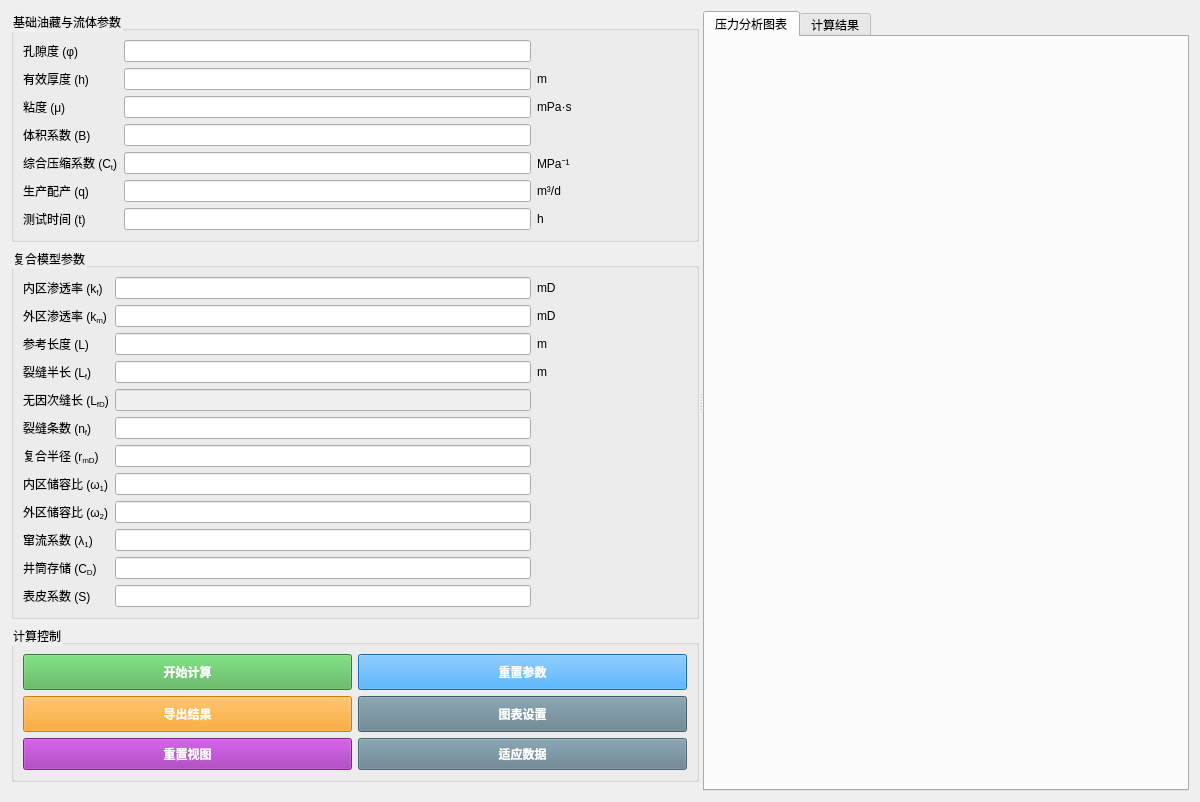
<?xml version="1.0" encoding="UTF-8"?>
<ui version="4.0">
 <class>ModelWidget1</class>
 <widget class="QWidget" name="ModelWidget1">
  <property name="geometry">
   <rect>
    <x>0</x>
    <y>0</y>
    <width>1200</width>
    <height>802</height>
   </rect>
  </property>
  <property name="windowTitle">
   <string>复合页岩油藏试井解释模型</string>
  </property>
  <property name="styleSheet">
   <string>QWidget { color: black; font-family: Arial; } QLineEdit { padding: 2px; }</string>
  </property>
  <layout class="QVBoxLayout" name="mainLayout">
   <item>
    <widget class="QSplitter" name="mainSplitter">
     <property name="orientation">
      <enum>Qt::Orientation::Horizontal</enum>
     </property>
     <widget class="QWidget" name="leftPanel">
      <property name="minimumSize">
       <size>
        <width>450</width>
        <height>0</height>
       </size>
      </property>
      <layout class="QVBoxLayout" name="leftLayout">
       <item>
        <widget class="QGroupBox" name="basicParamGroup">
         <property name="title">
          <string>基础油藏与流体参数</string>
         </property>
         <layout class="QGridLayout" name="basicParamLayout">
          <item row="0" column="0"><widget class="QLabel" name="l_phi"><property name="text"><string>&lt;html&gt;孔隙度 (φ)&lt;/html&gt;</string></property></widget></item>
          <item row="0" column="1"><widget class="QLineEdit" name="phiEdit"><property name="toolTip"><string>输入数值，支持科学计数法。如需敏感性分析，请输入多个值用英文逗号隔开，例如: 0.05, 0.1</string></property></widget></item>
          <item row="0" column="2"><widget class="QLabel" name="u_phi"><property name="minimumSize"><size><width>150</width><height>0</height></size></property><property name="text"><string></string></property></widget></item>

          <item row="1" column="0"><widget class="QLabel" name="l_h"><property name="text"><string>&lt;html&gt;有效厚度 (h)&lt;/html&gt;</string></property></widget></item>
          <item row="1" column="1"><widget class="QLineEdit" name="hEdit"></widget></item>
          <item row="1" column="2"><widget class="QLabel" name="u_h"><property name="minimumSize"><size><width>150</width><height>0</height></size></property><property name="text"><string>m</string></property></widget></item>

          <item row="2" column="0"><widget class="QLabel" name="l_mu"><property name="text"><string>&lt;html&gt;粘度 (μ)&lt;/html&gt;</string></property></widget></item>
          <item row="2" column="1"><widget class="QLineEdit" name="muEdit"></widget></item>
          <item row="2" column="2"><widget class="QLabel" name="u_mu"><property name="minimumSize"><size><width>150</width><height>0</height></size></property><property name="text"><string>mPa·s</string></property></widget></item>

          <item row="3" column="0"><widget class="QLabel" name="l_B"><property name="text"><string>&lt;html&gt;体积系数 (B)&lt;/html&gt;</string></property></widget></item>
          <item row="3" column="1"><widget class="QLineEdit" name="BEdit"></widget></item>
          <item row="3" column="2"><widget class="QLabel" name="u_B"><property name="minimumSize"><size><width>150</width><height>0</height></size></property><property name="text"><string></string></property></widget></item>

          <item row="4" column="0"><widget class="QLabel" name="l_Ct"><property name="text"><string>&lt;html&gt;综合压缩系数 (C&lt;sub&gt;t&lt;/sub&gt;)&lt;/html&gt;</string></property></widget></item>
          <item row="4" column="1"><widget class="QLineEdit" name="CtEdit"></widget></item>
          <item row="4" column="2"><widget class="QLabel" name="u_Ct"><property name="minimumSize"><size><width>150</width><height>0</height></size></property><property name="text"><string>MPa⁻¹</string></property></widget></item>

          <item row="5" column="0"><widget class="QLabel" name="l_q"><property name="text"><string>&lt;html&gt;生产配产 (q)&lt;/html&gt;</string></property></widget></item>
          <item row="5" column="1"><widget class="QLineEdit" name="qEdit"></widget></item>
          <item row="5" column="2"><widget class="QLabel" name="u_q"><property name="minimumSize"><size><width>150</width><height>0</height></size></property><property name="text"><string>m³/d</string></property></widget></item>

          <item row="6" column="0"><widget class="QLabel" name="l_t"><property name="text"><string>&lt;html&gt;测试时间 (t)&lt;/html&gt;</string></property></widget></item>
          <item row="6" column="1"><widget class="QLineEdit" name="tEdit"></widget></item>
          <item row="6" column="2"><widget class="QLabel" name="u_t"><property name="minimumSize"><size><width>150</width><height>0</height></size></property><property name="text"><string>h</string></property></widget></item>
         </layout>
        </widget>
       </item>

       <item>
        <widget class="QGroupBox" name="parameterGroup">
         <property name="title">
          <string>复合模型参数</string>
         </property>
         <layout class="QGridLayout" name="paramLayout">
          <item row="0" column="0"><widget class="QLabel" name="l_kf"><property name="text"><string>&lt;html&gt;内区渗透率 (k&lt;sub&gt;f&lt;/sub&gt;)&lt;/html&gt;</string></property></widget></item>
          <item row="0" column="1"><widget class="QLineEdit" name="kfEdit"></widget></item>
          <item row="0" column="2"><widget class="QLabel" name="u_kf"><property name="minimumSize"><size><width>150</width><height>0</height></size></property><property name="text"><string>mD</string></property></widget></item>

          <item row="1" column="0"><widget class="QLabel" name="l_km"><property name="text"><string>&lt;html&gt;外区渗透率 (k&lt;sub&gt;m&lt;/sub&gt;)&lt;/html&gt;</string></property></widget></item>
          <item row="1" column="1"><widget class="QLineEdit" name="kmEdit"></widget></item>
          <item row="1" column="2"><widget class="QLabel" name="u_km"><property name="minimumSize"><size><width>150</width><height>0</height></size></property><property name="text"><string>mD</string></property></widget></item>

          <item row="2" column="0"><widget class="QLabel" name="l_L"><property name="text"><string>&lt;html&gt;参考长度 (L)&lt;/html&gt;</string></property></widget></item>
          <item row="2" column="1"><widget class="QLineEdit" name="LEdit"></widget></item>
          <item row="2" column="2"><widget class="QLabel" name="u_L"><property name="minimumSize"><size><width>150</width><height>0</height></size></property><property name="text"><string>m</string></property></widget></item>

          <item row="3" column="0"><widget class="QLabel" name="l_Lf"><property name="text"><string>&lt;html&gt;裂缝半长 (L&lt;sub&gt;f&lt;/sub&gt;)&lt;/html&gt;</string></property></widget></item>
          <item row="3" column="1"><widget class="QLineEdit" name="LfEdit"></widget></item>
          <item row="3" column="2"><widget class="QLabel" name="u_Lf"><property name="minimumSize"><size><width>150</width><height>0</height></size></property><property name="text"><string>m</string></property></widget></item>

          <item row="4" column="0"><widget class="QLabel" name="l_LfD"><property name="text"><string>&lt;html&gt;无因次缝长 (L&lt;sub&gt;fD&lt;/sub&gt;)&lt;/html&gt;</string></property></widget></item>
          <item row="4" column="1"><widget class="QLineEdit" name="LfDEdit">
           <property name="readOnly"><bool>true</bool></property>
           <property name="styleSheet"><string>background-color: #f0f0f0;</string></property>
          </widget></item>
          <item row="4" column="2"><widget class="QLabel" name="u_LfD"><property name="minimumSize"><size><width>150</width><height>0</height></size></property><property name="text"><string></string></property></widget></item>

          <item row="5" column="0"><widget class="QLabel" name="l_nf"><property name="text"><string>&lt;html&gt;裂缝条数 (n&lt;sub&gt;f&lt;/sub&gt;)&lt;/html&gt;</string></property></widget></item>
          <item row="5" column="1"><widget class="QLineEdit" name="nfEdit"></widget></item>
          <item row="5" column="2"><widget class="QLabel" name="u_nf"><property name="minimumSize"><size><width>150</width><height>0</height></size></property><property name="text"><string></string></property></widget></item>

          <item row="6" column="0"><widget class="QLabel" name="l_rmD"><property name="text"><string>&lt;html&gt;复合半径 (r&lt;sub&gt;mD&lt;/sub&gt;)&lt;/html&gt;</string></property></widget></item>
          <item row="6" column="1"><widget class="QLineEdit" name="rmDEdit"></widget></item>
          <item row="6" column="2"><widget class="QLabel" name="u_rmD"><property name="minimumSize"><size><width>150</width><height>0</height></size></property><property name="text"><string></string></property></widget></item>

          <item row="7" column="0"><widget class="QLabel" name="l_omga1"><property name="text"><string>&lt;html&gt;内区储容比 (ω&lt;sub&gt;1&lt;/sub&gt;)&lt;/html&gt;</string></property></widget></item>
          <item row="7" column="1"><widget class="QLineEdit" name="omga1Edit"></widget></item>
          <item row="7" column="2"><widget class="QLabel" name="u_omga1"><property name="minimumSize"><size><width>150</width><height>0</height></size></property><property name="text"><string></string></property></widget></item>

          <item row="8" column="0"><widget class="QLabel" name="l_omga2"><property name="text"><string>&lt;html&gt;外区储容比 (ω&lt;sub&gt;2&lt;/sub&gt;)&lt;/html&gt;</string></property></widget></item>
          <item row="8" column="1"><widget class="QLineEdit" name="omga2Edit"></widget></item>
          <item row="8" column="2"><widget class="QLabel" name="u_omga2"><property name="minimumSize"><size><width>150</width><height>0</height></size></property><property name="text"><string></string></property></widget></item>

          <item row="9" column="0"><widget class="QLabel" name="l_remda1"><property name="text"><string>&lt;html&gt;窜流系数 (λ&lt;sub&gt;1&lt;/sub&gt;)&lt;/html&gt;</string></property></widget></item>
          <item row="9" column="1"><widget class="QLineEdit" name="remda1Edit"></widget></item>
          <item row="9" column="2"><widget class="QLabel" name="u_remda1"><property name="minimumSize"><size><width>150</width><height>0</height></size></property><property name="text"><string></string></property></widget></item>

          <item row="10" column="0"><widget class="QLabel" name="label_cd"><property name="text"><string>&lt;html&gt;井筒存储 (C&lt;sub&gt;D&lt;/sub&gt;)&lt;/html&gt;</string></property></widget></item>
          <item row="10" column="1"><widget class="QLineEdit" name="cDEdit"></widget></item>
          <item row="10" column="2"><widget class="QLabel" name="u_cd"><property name="minimumSize"><size><width>150</width><height>0</height></size></property><property name="text"><string></string></property></widget></item>

          <item row="11" column="0"><widget class="QLabel" name="label_s"><property name="text"><string>&lt;html&gt;表皮系数 (S)&lt;/html&gt;</string></property></widget></item>
          <item row="11" column="1"><widget class="QLineEdit" name="sEdit"></widget></item>
          <item row="11" column="2"><widget class="QLabel" name="u_s"><property name="minimumSize"><size><width>150</width><height>0</height></size></property><property name="text"><string></string></property></widget></item>
         </layout>
        </widget>
       </item>

       <item>
        <widget class="QGroupBox" name="controlGroup">
         <property name="title"><string>计算控制</string></property>
         <layout class="QVBoxLayout" name="controlLayout">
          <item><layout class="QHBoxLayout" name="buttonLayout1">
            <item><widget class="QPushButton" name="calculateButton"><property name="text"><string>开始计算</string></property><property name="styleSheet"><string>QPushButton { background-color: #4CAF50; color: white; font-weight: bold; padding: 8px; }</string></property></widget></item>
            <item><widget class="QPushButton" name="resetButton"><property name="text"><string>重置参数</string></property><property name="styleSheet"><string>QPushButton { background-color: #2196F3; color: white; font-weight: bold; padding: 8px; }</string></property></widget></item>
          </layout></item>
          <item><layout class="QHBoxLayout" name="buttonLayout2">
            <item><widget class="QPushButton" name="exportButton"><property name="enabled"><bool>false</bool></property><property name="text"><string>导出结果</string></property><property name="styleSheet"><string>QPushButton { background-color: #FF9800; color: white; font-weight: bold; padding: 8px; }</string></property></widget></item>
            <item><widget class="QPushButton" name="chartSettingsButton"><property name="text"><string>图表设置</string></property><property name="styleSheet"><string>QPushButton { background-color: #607D8B; color: white; font-weight: bold; padding: 8px; }</string></property></widget></item>
          </layout></item>
          <item><layout class="QHBoxLayout" name="viewLayout">
            <item><widget class="QPushButton" name="resetViewButton"><property name="enabled"><bool>false</bool></property><property name="text"><string>重置视图</string></property><property name="styleSheet"><string>QPushButton { background-color: #9C27B0; color: white; font-weight: bold; padding: 6px; }</string></property></widget></item>
            <item><widget class="QPushButton" name="fitToDataButton"><property name="enabled"><bool>false</bool></property><property name="text"><string>适应数据</string></property><property name="styleSheet"><string>QPushButton { background-color: #607D8B; color: white; font-weight: bold; padding: 6px; }</string></property></widget></item>
          </layout></item>
         </layout>
        </widget>
       </item>
       <item><spacer name="verticalSpacer"><property name="orientation"><enum>Qt::Orientation::Vertical</enum></property><property name="sizeHint" stdset="0"><size><width>20</width><height>40</height></size></property></spacer></item>
      </layout>
     </widget>
     <widget class="QTabWidget" name="tabWidget">
      <property name="currentIndex"><number>0</number></property>
      <widget class="QWidget" name="chartTab">
       <attribute name="title"><string>压力分析图表</string></attribute>
       <layout class="QVBoxLayout" name="chartTabLayout">
        <property name="leftMargin"><number>0</number></property>
        <property name="topMargin"><number>0</number></property>
        <property name="rightMargin"><number>0</number></property>
        <property name="bottomMargin"><number>0</number></property>
        <item><widget class="QWidget" name="chartContainer" native="true"/></item>
       </layout>
      </widget>
      <widget class="QWidget" name="resultTab"><attribute name="title"><string>计算结果</string></attribute>
        <layout class="QVBoxLayout" name="resultLayout">
        <item><widget class="QTextEdit" name="resultTextEdit"><property name="readOnly"><bool>true</bool></property></widget></item>
       </layout>
      </widget>
     </widget>
    </widget>
   </item>
  </layout>
 </widget>
 <resources/>
 <connections/>
</ui>
